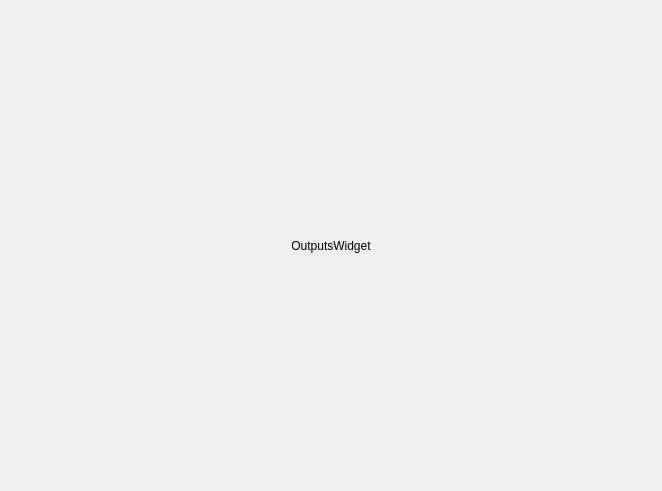
<?xml version="1.0" encoding="UTF-8"?>
<ui version="4.0">
 <class>OutputsWidget</class>
 <widget class="QWidget" name="OutputsWidget">
  <property name="geometry">
   <rect>
    <x>0</x>
    <y>0</y>
    <width>662</width>
    <height>491</height>
   </rect>
  </property>
  <property name="windowTitle">
   <string>Form</string>
  </property>
  <layout class="QVBoxLayout" name="verticalLayout">
   <item>
    <widget class="QLabel" name="label">
     <property name="text">
      <string>OutputsWidget</string>
     </property>
     <property name="alignment">
      <set>Qt::AlignCenter</set>
     </property>
    </widget>
   </item>
  </layout>
 </widget>
 <resources/>
 <connections/>
</ui>
